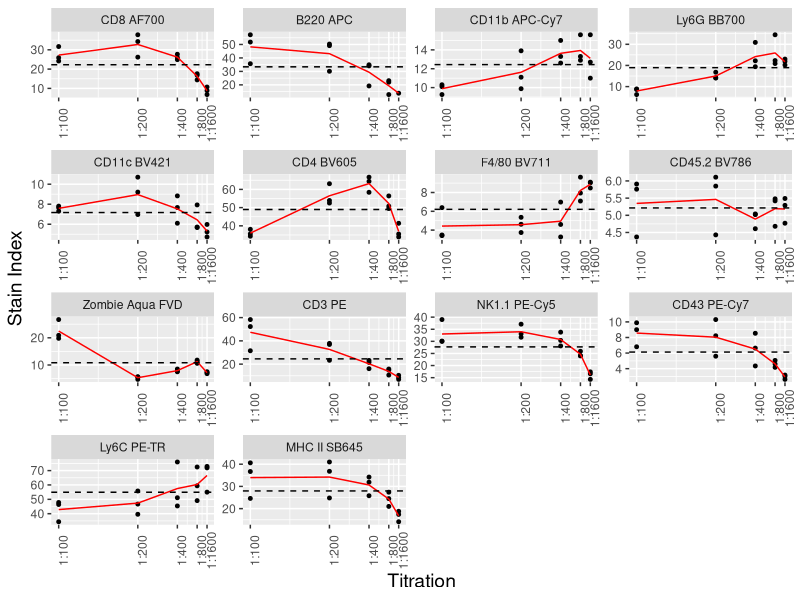
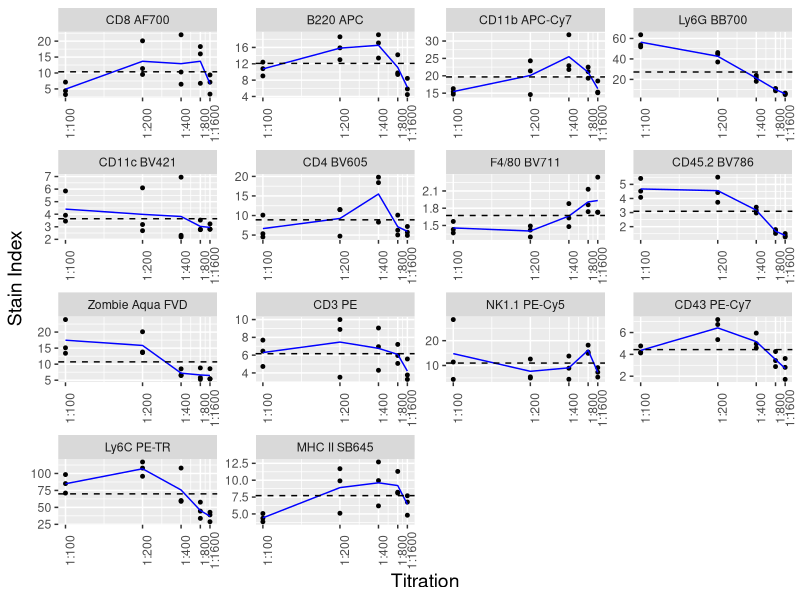
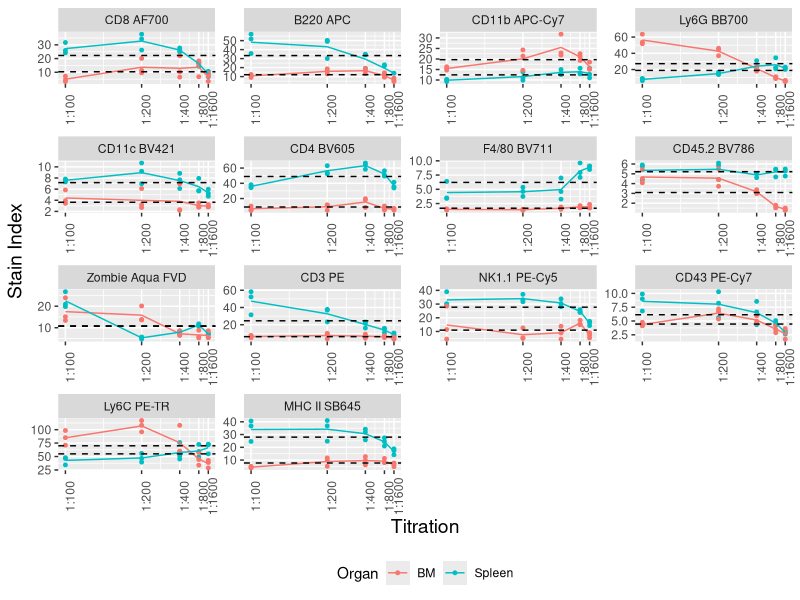

These charts were generated, in order, by the following R code: (Note: this script raises an error after producing the figures.)
library(tidyverse)
dat <- read.csv("BM_Spleen_Stain_Index_Table.csv")
str(dat)

#adding column with numeric value of each titration, avg_SI, and se_SI
dat <- dat %>% mutate(Titration_value = 1/Titration_.1.XXX., Organ = as.factor(Organ)) %>% 
  group_by(Organ, Flour, Titration_value) %>% 
  mutate(avg_SI = mean(Stain_Index), 
         se_SI = sd(Stain_Index)/sqrt(3)) %>% 
  ungroup()

#adding mean_SI (for hline in graphs)
dat <- dat %>% 
  group_by(Organ, Flour) %>% 
  mutate(tot_avg_SI = mean(Stain_Index))

# mean SI per titration per fluor
dat %>% summarise(mean = mean(Stain_Index))

# number of fluors (14)
length(unique(dat$Flour))  

# Spleen graphs
dat %>% filter(Organ == "Spleen") %>% 
  group_by(Flour) %>% 
  ggplot(aes(x = Titration_value, y = Stain_Index)) + 
  geom_point(size = 1) +
  geom_line(aes(x = Titration_value, y = avg_SI), col = "red") +
  geom_hline(aes(yintercept = tot_avg_SI), linetype = "dashed") +
  xlab("Titration") +
  # scale_x_reverse() +
  scale_x_continuous(breaks = c(1/100, 1/200, 1/400, 1/800, 1/1600), 
                     labels = c("1:100", "1:200", "1:400", "1:800", "1:1600"), 
                     trans = "reverse") +
  ylab("Stain Index") +
  theme(legend.position = "none", 
        axis.text.x = element_text(angle = 90), 
        axis.title = element_text(size = 14)) +
  facet_wrap(.~Flour, 
             scales = "free", 
             ncol = 4, 
             labeller = labeller(Flour = c(AF700 = "CD8 AF700", 
                                           APC = "B220 APC", 
                                           APCcy7 = "CD11b APC-Cy7", 
                                           BB700 = "Ly6G BB700", 
                                           BV421 = "CD11c BV421", 
                                           BV605 = "CD4 BV605", 
                                           BV711 = "F4/80 BV711", 
                                           BV786 = "CD45.2 BV786", 
                                           PE = "CD3 PE", 
                                           PeD594 = "Ly6C PE-TR", 
                                           PEcy5 = "NK1.1 PE-Cy5", 
                                           PEcy7 = "CD43 PE-Cy7", 
                                           SB645 = "MHC II SB645", 
                                           LD_ZA = "Zombie Aqua FVD")) )

#BM alone graph
dat %>% filter(Organ == "BM") %>% 
  group_by(Flour) %>% 
  ggplot(aes(x = Titration_value, y = Stain_Index)) + 
  geom_point(size = 1) +
  geom_line(aes(x = Titration_value, y = avg_SI), col = "blue") +
  geom_hline(aes(yintercept = tot_avg_SI), linetype = "dashed") +
  xlab("Titration") +
  # scale_x_reverse() +
  scale_x_continuous(breaks = c(1/100, 1/200, 1/400, 1/800, 1/1600), 
                     labels = c("1:100", "1:200", "1:400", "1:800", "1:1600"), 
                     trans = "reverse") +
  ylab("Stain Index") +
  theme(legend.position = "none", 
        axis.text.x = element_text(angle = 90), 
        axis.title = element_text(size = 14)) +
  facet_wrap(.~Flour, 
             scales = "free", 
             ncol = 4, 
             labeller = labeller(Flour = c(AF700 = "CD8 AF700", 
                                           APC = "B220 APC", 
                                           APCcy7 = "CD11b APC-Cy7", 
                                           BB700 = "Ly6G BB700", 
                                           BV421 = "CD11c BV421", 
                                           BV605 = "CD4 BV605", 
                                           BV711 = "F4/80 BV711", 
                                           BV786 = "CD45.2 BV786", 
                                           PE = "CD3 PE", 
                                           PeD594 = "Ly6C PE-TR", 
                                           PEcy5 = "NK1.1 PE-Cy5", 
                                           PEcy7 = "CD43 PE-Cy7", 
                                           SB645 = "MHC II SB645", 
                                           LD_ZA = "Zombie Aqua FVD")) )
#Together
dat %>% #didnt filter by organ this time
  group_by(Flour) %>% 
  ggplot(aes(x = Titration_value, y = Stain_Index)) + 
  geom_point(aes(color = Organ), size = 1) + #also made the points colored by organ
  geom_line(aes(x = Titration_value, y = avg_SI, color = Organ)) + #added color by organ instead
  geom_hline(aes(yintercept = tot_avg_SI), linetype = "dashed") +
  xlab("Titration") +
  # scale_x_reverse() +
  scale_x_continuous(breaks = c(1/100, 1/200, 1/400, 1/800, 1/1600), 
                     labels = c("1:100", "1:200", "1:400", "1:800", "1:1600"), 
                     trans = "reverse") +
  ylab("Stain Index") +
  theme(legend.position = "bottom", 
        axis.text.x = element_text(angle = 90), 
        axis.title = element_text(size = 14)) +
  facet_wrap(.~Flour, 
             scales = "free", 
             ncol = 4, 
             labeller = labeller(Flour = c(AF700 = "CD8 AF700", 
                                           APC = "B220 APC", 
                                           APCcy7 = "CD11b APC-Cy7", 
                                           BB700 = "Ly6G BB700", 
                                           BV421 = "CD11c BV421", 
                                           BV605 = "CD4 BV605", 
                                           BV711 = "F4/80 BV711", 
                                           BV786 = "CD45.2 BV786", 
                                           PE = "CD3 PE", 
                                           PeD594 = "Ly6C PE-TR", 
                                           PEcy5 = "NK1.1 PE-Cy5", 
                                           PEcy7 = "CD43 PE-Cy7", 
                                           SB645 = "MHC II SB645", 
                                           LD_ZA = "Zombie Aqua FVD")) )


# making a table
install.packages("kableExtra")
library(kableExtra)

tab_dat <- dat %>% select(Organ, Flour, Titration_.1.XXX., avg_SI, tot_avg_SI)
head(tab_dat)

#formatting titrations
tab_dat$Titration_.1.XXX. <- paste0("1:", dat$Titration_.1.XXX.)
head(tab_dat)

#only unique rows
tab_dat <- distinct(tab_dat)
tab_dat <- tab_dat %>% group_by(Organ, Flour) %>% 
  mutate(weight = ifelse(avg_SI == sort(avg_SI, decreasing = T)[1], "+++", 
                         ifelse(avg_SI == sort(avg_SI, decreasing = T)[2], "++", 
                                ifelse(avg_SI == sort(avg_SI, decreasing = T)[3], "+", "-"))), 
         deviation = avg_SI/tot_avg_SI) %>% 
  ungroup()
head(tab_dat)
# added the sum_dev column
tab_dat <- tab_dat %>% group_by(Flour, Titration_.1.XXX.) %>% mutate(sum_dev = sum(deviation))

#new table with added weights
new_tab_dat <- tab_dat %>% group_by(Organ, Flour) %>% 
  mutate(new_weight = ifelse(sum_dev == sort(sum_dev, decreasing = T)[1], "+++", 
                         ifelse(sum_dev == sort(sum_dev, decreasing = T)[2], "++", 
                                ifelse(sum_dev == sort(sum_dev, decreasing = T)[3], "+", "-")))) %>% 
  ungroup()

#new top picks
new_top_picks_tab <- new_tab_dat %>% group_by(Organ, Flour) %>% 
  summarize(top_pick = Titration_.1.XXX.[which(new_weight == "+++")], 
            sum_foldChange_better = sum_dev[which(new_weight == "+++")]) %>% 
  pivot_wider(names_from = Organ, values_from = top_pick)

#Making a tidy table of top_picks
top_picks_tab <- tab_dat %>% group_by(Organ, Flour) %>% 
  summarize(top_pick = Titration_.1.XXX.[which(weight == "+++")]) %>% 
  pivot_wider(names_from = Organ, values_from = top_pick)

top_picks_tab %>% 
  kable() %>% 
  kable_styling()
head(top_picks_tab)

#Making table pretty
kable(tab_dat, format = "html")
tab_dat %>% 
  kable(col.names = c("Organ", "Fluorochrome", "Titration", "AVG Stain Index", "Weight"),
        align = "c", 
        digits = 2) %>% 
  kable_styling(bootstrap_options = c("striped", "hover", "condensed", "responsive"),
                full_width = F,
                font_size = 14,
                fixed_thead = F) %>% 
  row_spec(row = which(tab_dat$weight == "+++"), 
           bold = T, 
           italic = F, 
           underline = T) %>% 
  row_spec(row = which(tab_dat$Titration_.1.XXX. == "1:100" & tab_dat$Organ == "Spleen"), 
           bold = F, 
           color = "white", 
           background = "#FF6666" ) %>% 
  row_spec(row = which(tab_dat$Titration_.1.XXX. == "1:100" & tab_dat$Organ == "BM"), 
           bold = F, 
           color = "white", 
           background = "#3399FF" )
 
